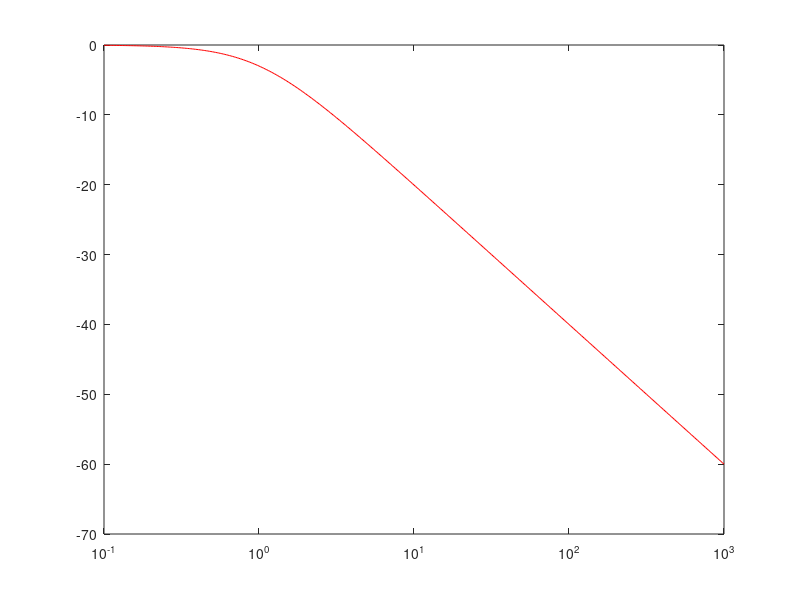

MATLAB code for this plot:
j = sqrt(-1);
w = 10.^(-1 : 0.01 : 3); % define j and w

% H=(j*w).^2./(((j*w) + 10).^2.*((j*w) + 100).^2);
% Hdb=20*log10(abs(H)); 
% plot(w,Hdb,'r'); 
% set(gca,'xscale','log')% define H & make the plot
% 
% H=(j*w).^2;
% Hdb=20*log10(abs(H)); 
% plot(w,Hdb,'r'); 
% set(gca,'xscale','log')% define H & make the plot
% 
% H=100./((j*w) + 100);
% Hdb=20*log10(abs(H)); 
% plot(w,Hdb,'r'); 
% set(gca,'xscale','log')% define H & make the plot
% 
% H=2./((j*w));
% Hdb=20*log10(abs(H)); 
% plot(w,Hdb,'r'); 
% set(gca,'xscale','log')% define H & make the plot
% 
% H=(j*w) + 100;
% Hdb=20*log10(abs(H)); 
% plot(w,Hdb,'r'); 
% set(gca,'xscale','log')% define H & make the plot
% 
% H=((j*w) + 100)./100;
% Hdb=20*log10(abs(H)); 
% plot(w,Hdb,'r'); 
% set(gca,'xscale','log')% define H & make the plot
% 
% 
% H=10./((j*w)+100);
% Hdb=20*log10(abs(H)); 
% plot(w,Hdb,'r'); 
% set(gca,'xscale','log')% define H & make the plot

figure();
% H=(j*w).*(j*w+10)./((((j*w)./10) + 1).*(((j*w)./100) + 1));
% Hdb=20*log10(abs(H)); 
% plot(w,Hdb,'r'); 
% set(gca,'xscale','log')% define H & make the plot

% H=1./(0.1*(j*w).^2+2.5*(j*w)+10);
% Hdb=20*log10(abs(H));
% plot(w,Hdb,'r'); 
% set(gca,'xscale','log')% define H & make the plot

H=1./(j*w + 1);
Hdb=20*log10(abs(H));
plot(w,Hdb,'r'); 
set(gca,'xscale','log')% define H & make the plot
